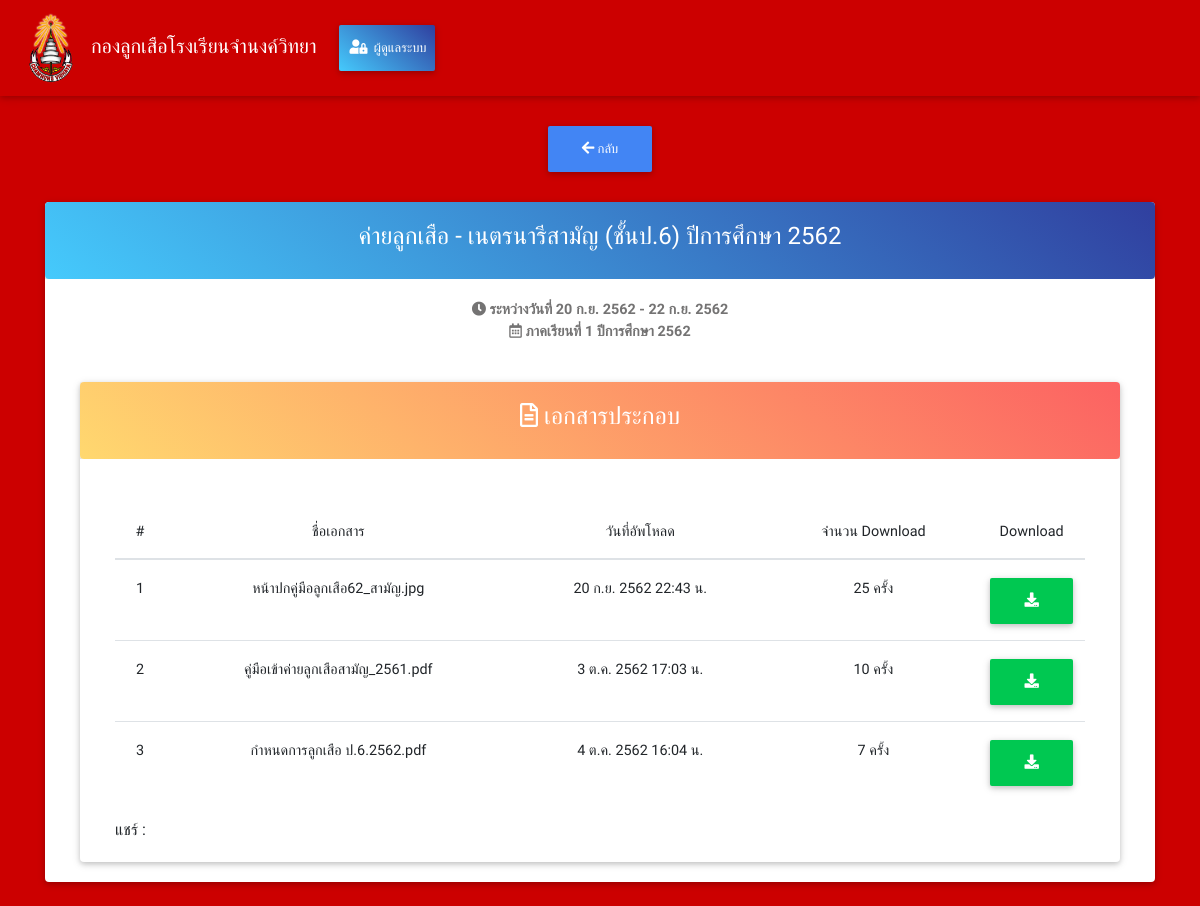
/view_camp.php?id=1, run on the app's committed database.
### tables this page shows
CREATE TABLE `camps` (
  `id` int(10) NOT NULL,
  `camp_name` varchar(250) NOT NULL,
  `camp_start` date NOT NULL,
  `camp_end` date NOT NULL,
  `created_date` datetime NOT NULL,
  `camp_semester` int(10) NOT NULL,
  `camp_year` int(10) NOT NULL
);

CREATE TABLE `camp_docs` (
  `id` int(10) NOT NULL,
  `camp_id` int(10) NOT NULL,
  `doc_name` longtext NOT NULL,
  `uploaded_date` datetime NOT NULL
);

### admin/functions.php (called while the page is built, shortened)
<?php
  function datethaishort($strDate)
	{
		$strYear = date("Y",strtotime($strDate))+543;
		$strMonth= date("n",strtotime($strDate));
		$strDay= date("j",strtotime($strDate));
		$strHour= date("H",strtotime($strDate));
		$strMinute= date("i",strtotime($strDate));
		$strMonthCut = Array("","ม.ค.","ก.พ.","มี.ค.","เม.ย.","พ.ค.","มิ.ย.","ก.ค.","ส.ค.","ก.ย.","ต.ค.","พ.ย.","ธ.ค.");
		$strMonthThai=$strMonthCut[$strMonth];
    return "$strDay $strMonthThai $strYear $strHour:$strMinute น.";
  }
  function datethaishortnotime($strDate)
	{
		$strYear = date("Y",strtotime($strDate))+543;
		$strMonth= date("n",strtotime($strDate));
		$strDay= date("j",strtotime($strDate));
		$strMonthCut = Array("","ม.ค.","ก.พ.","มี.ค.","เม.ย.","พ.ค.","มิ.ย.","ก.ค.","ส.ค.","ก.ย.","ต.ค.","พ.ย.","ธ.ค.");
		$strMonthThai=$strMonthCut[$strMonth];
    return "$strDay $strMonthThai $strYear";
  }
?>

### view_camp.php (the view, shortened to what this page needs)
<?php
  include 'admin/functions.php';
  $camp_id = $_REQUEST['id'];
  $sql = "select * from camps where id = '$camp_id'";
  $qry = mysqli_query($con,$sql);
  $show = mysqli_fetch_array($qry);
  $count = mysqli_num_rows($qry);
  include 'header.php';
  include 'menu.php';
?>
<br>
<div class="container">
  <div class="text-center">
    <a class="btn btn-primary btn-rounded" href="javascript:void(0)" onclick="location.href='https://scout.dekcom-chamnong.com'"><i class="fas fa-arrow-left"></i> กลับ</a>
  </div><br>
<?php if($count == 0) { header("location:404");}else{?>
<div class="card card-cascade narrower">
  <div class="view view-cascade overlay">
  <div class="card blue-gradient text-white text-center">
  <div class="card-body">
    <h4><?php echo $show['camp_name']; ?></h4>
  </div></div>
  </div>
  <div class="card-body card-body-cascade">
    <div class="container">
      <p class="card-text text-center">
        <strong>
        <i class="fas fa-clock"></i> <?php
       if($show['camp_start'] == $show['camp_end']){
         echo 'วันที่ ' . datethaishortnotime($show['camp_start']);
       }else{
         echo 'ระหว่างวันที่ ' . datethaishortnotime($show['camp_start']) . ' - ' . datethaishortnotime($show['camp_end']);
       }
       ?>
          <br>
          <i class="far fa-calendar-alt"></i> <?php
       echo 'ภาคเรียนที่ ' . $show['camp_semester'] . ' ปีการศึกษา ' . $show['camp_year'];
       ?>
        </strong>
      </p>
      <br>
      <div class="card card-cascade narrower">
  <div class="view view-cascade overlay">
  <div class="card peach-gradient text-white text-center">
  <div class="card-body">
    <h4><i class="far fa-file-alt"></i> เอกสารประกอบ</h4>
  </div></div>
  </div>
  <div class="card-body card-body-cascade">
    <div class="container">
      <div id="result_del"></div><br>
      <div class="table-responsive">
      <table class="table text-center">
        <thead>
          <th>#</th>
          <th>ชื่อเอกสาร</th>
          <th>วันที่อัพโหลด</th>
          <th>จำนวน Download</th>
          <th>Download</th>
        </thead>
        <tbody>
          <?php
          $j = 1;
          $sql_doc = "select * from camp_docs where camp_id = '$camp_id'";
          $qry_doc = mysqli_query($con,$sql_doc);
          while($show_doc = mysqli_fetch_array($qry_doc)){
          ?>
          <tr>
            <td width="50"><?php echo $j; ?></td>
            <td><?php echo $show_doc['doc_name']; ?></td>
            <td><?php echo datethaishort($show_doc['uploaded_date']); ?></td>
            <td>
            <?php
              $doc_id = $show_doc['id'];
              $s_dlcount = "select * from download_stat where doc_id = '$doc_id'";
              $q_dlcount = mysqli_query($con,$s_dlcount);
              $show_dlcount = mysqli_num_rows($q_dlcount);
              if($show_dlcount != 0){echo $show_dlcount . " ครั้ง";}else{echo "-";}
            ?>
            </td>
            <td width="50">
              <a onclick="location.href='dl?id=<?php echo $show_doc['camp_id']; ?>&file=<?php echo $show_doc['doc_name']; ?>&doc=<?php echo $show_doc['id']; ?>'" href="javascript:void(0)" class="btn btn-success btn-rounded" download><i class="fas fa-download"></i></a>
            </td>
          </tr>
          <?php $j++; } ?>
        </tbody>
      </table>
      </div>
      แชร์ :
    </div>
  </div>
</div>
    </div>
  </div>
</div>
<?php } ?>
</div>
<br>
<?php include 'footer.php'; ?>

### header.php (shortened to what this page needs)
<!doctype html>
<html lang="th">
    <head>
        <link rel="stylesheet" href="https://use.fontawesome.com/releases/v5.8.2/css/all.css">
        <link href="src/mdbootstrap/css/bootstrap.min.css" rel="stylesheet">
        <link href="src/mdbootstrap/css/mdb.min.css" rel="stylesheet">
        <link href="src/mdbootstrap/css/addons/datatables.min.css" rel="stylesheet">
        <link href="src/mdbootstrap/css/addons/datatables-select.min.css" rel="stylesheet">
        <link href='src/fullcalendar/core/main.css' rel='stylesheet' />
        <link href='src/fullcalendar/daygrid/main.css' rel='stylesheet' />
    </head>
<body class="danger-color-dark">

### menu.php (shortened to what this page needs)
<header>
  <nav class="navbar navbar-expand-lg navbar-dark danger-color-dark">
  <a class="navbar-brand" href="javascript:void(0)" onclick="location.href='https://scout.dekcom-chamnong.com'">
    <img src="chamnong.png" width="70" height="70"> กองลูกเสือโรงเรียนจำนงค์วิทยา
  </a>
    <div class="collapse navbar-collapse" id="navbarSupportedContent">
      <ul class="navbar-nav mr-auto">
        <li class="nav-item">
          <a class="nav-link btn btn-rounded blue-gradient" href="javascript:void(0)" onclick="location.href='/admin'"><i class="fas fa-user-lock"></i> ผู้ดูแลระบบ</a>
        </li>
      </ul>
    </div>
  </nav>
</header>

### footer.php (shortened to what this page needs)
</body>
</html>

### header.php (style rules this page uses)
html,body { font-family: 'Mitr', sans-serif; }

### data on the page
camps: camp_name "ค่ายลูกเสือ - เนตรนารีสามัญ (ชั้นป.6) ปีการศึกษา 2562", camp_start "20 ก.ย. 2562", camp_end "22 ก.ย. 2562", camp_semester "1", camp_year "2562"
camp_docs: doc_name "หน้าปกคู่มือลูกเสือ62_สามัญ.jpg", uploaded_date "20 ก.ย. 2562 22:43 น.", show_dlcount "25"
camp_docs: doc_name "คู่มือเข้าค่ายลูกเสือสามัญ_2561.pdf", uploaded_date "3 ต.ค. 2562 17:03 น.", show_dlcount "10"
camp_docs: doc_name "กำหนดการลูกเสือ ป.6.2562.pdf", uploaded_date "4 ต.ค. 2562 16:04 น.", show_dlcount "7"
